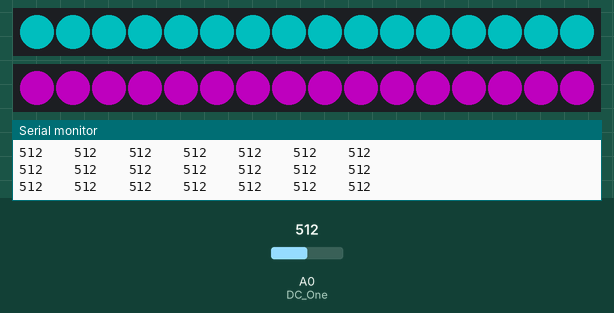
Bench run of a sketch on a simulated Arduino Uno, built with avr-gcc and run on an emulated ATmega328P. Shown: 2 × 16 RGB LEDs in strip order, left to right, the last lines printed to the serial monitor. The test bench sets the inputs (shaded band); at power-on: A0 (DC_One) = 512. Dim RGB values are drawn brighter than linear.

Above: at 1.2 s.
1.3 s: A0 (DC_One) set to 485
4.3 s: A0 (DC_One) set to 459
7.3 s: A0 (DC_One) set to 382
8.8 s: A0 (DC_One) set to 363
11.8 s: A0 (DC_One) set to 716
13.6 s: A0 (DC_One) set to 122
At 13.77 s:
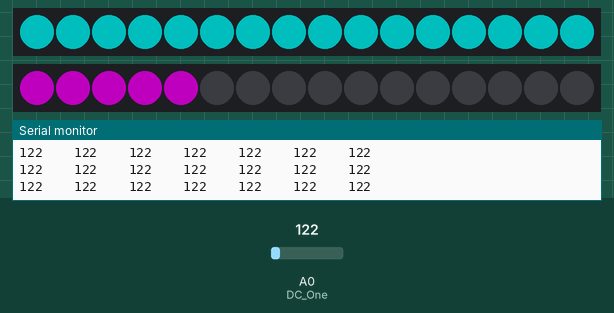
At 14.38 s:
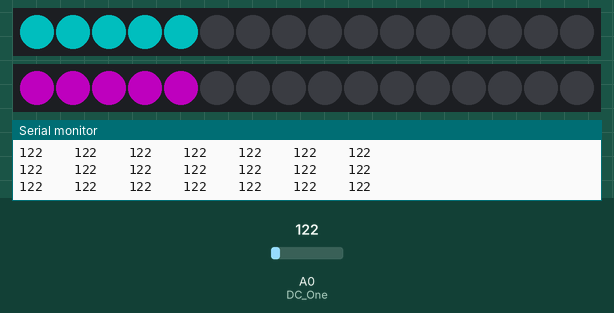
Timing chart, 0 to 16.1 s (numbered marks = the images above; inputs shaded):
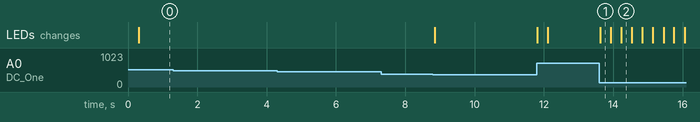

The sketch:

two16NeoPixelRingsSpectrum.ino
```cpp
/* Based on Adafruit_NeoMatrix example for two 16 LED neopixel rings.
  and
  SparkFun Spectrum Shield Demo
  Toni Klopfenstein @ SparkFun Electronics
  February 2015
  https://github.com/sparkfun/Spectrum_Shield
  Modified by A.Kleindolph 9-2018
*/
#include <Adafruit_NeoPixel.h>

//Declare Spectrum Shield pin connections
#define STROBE 4
#define RESET 5
#define DC_One A0

//declare matrix shield data pin
#define lowPIN 12
#define highPIN 11

//declare neopixel matrix configuration
Adafruit_NeoPixel lowRing = Adafruit_NeoPixel(16, lowPIN, NEO_GRB + NEO_KHZ800);
Adafruit_NeoPixel highRing = Adafruit_NeoPixel(16, highPIN, NEO_GRB + NEO_KHZ800);

//Define spectrum variables
int freq_amp;
int Frequencies_One[7];
int i;

void setup() {
  Serial.begin(57600);

  //matrix setup
  lowRing.begin();
  lowRing.setBrightness(80);

  highRing.begin();
  highRing.setBrightness(80);

  //Set spectrum Shield pin configurations
  pinMode(STROBE, OUTPUT);
  pinMode(RESET, OUTPUT);
  pinMode(DC_One, INPUT);
  digitalWrite(STROBE, HIGH);
  digitalWrite(RESET, HIGH);

  //Initialize Spectrum Analyzers
  digitalWrite(STROBE, LOW);
  delay(1);
  digitalWrite(RESET, HIGH);
  delay(1);
  digitalWrite(STROBE, HIGH);
  delay(1);
  digitalWrite(STROBE, LOW);
  delay(1);
  digitalWrite(RESET, LOW);
}


/**************************Main Function Loop*****************************/
void loop() {
  for (int i = 0; i <= lowRing.numPixels(); i++) {
    lowRing.setPixelColor(i, 0, 0, 0);
    highRing.setPixelColor(i, 0, 0, 0);
  }
  lowRing.show();
  highRing.show();
  Read_Frequencies();     //read function
}


/*******************Pull frequencies from Spectrum Shield********************/
void Read_Frequencies() {

  //Read frequencies for each band
  digitalWrite(RESET, LOW);
  delay(1);
  for (freq_amp = 0; freq_amp <= 6; freq_amp++)   //cycle through 7 frequencies
  {
    Frequencies_One[freq_amp] = ((analogRead(DC_One) + analogRead(DC_One)) / 2);   //average two readings
    digitalWrite(STROBE, HIGH);
    digitalWrite(STROBE, LOW);

    Serial.print (Frequencies_One[1]);
    Serial.print ("    ");

    if (Frequencies_One[0] > 70) {                                //read lowest freq and display (filter noise)
      for (int i = 0; i <= Frequencies_One[1] / 25; i++) {
        lowRing.setPixelColor(i, 0, 255, 255);
      }
    }
    if (Frequencies_One[6] > 70) {
      for (int i = 0; i <= Frequencies_One[6] / 25; i++) {       //read highest freq and display (filter noise)
        highRing.setPixelColor(i, 255, 0, 255);
      }
    }
  }
  lowRing.show();
  highRing.show();
  Serial.println();
  digitalWrite(RESET, HIGH);
  delay(1);
}
```

Measured:
- after the input at 13.6 s, the LEDs: change at once (image 1)
